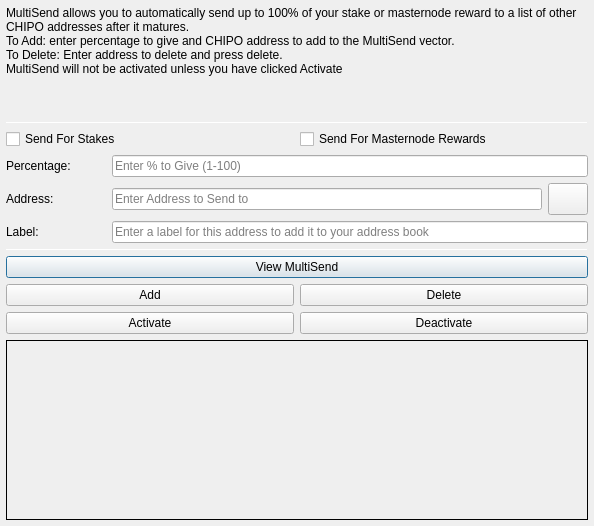
<?xml version="1.0" encoding="UTF-8"?>
<ui version="4.0">
 <class>MultiSendDialog</class>
 <widget class="QDialog" name="MultiSendDialog">
  <property name="windowModality">
   <enum>Qt::NonModal</enum>
  </property>
  <property name="geometry">
   <rect>
    <x>0</x>
    <y>0</y>
    <width>594</width>
    <height>526</height>
   </rect>
  </property>
  <property name="windowTitle">
   <string>MultiSend</string>
  </property>
  <layout class="QVBoxLayout" name="verticalLayout" stretch="0">
   <property name="leftMargin">
    <number>6</number>
   </property>
   <property name="topMargin">
    <number>6</number>
   </property>
   <property name="rightMargin">
    <number>6</number>
   </property>
   <property name="bottomMargin">
    <number>6</number>
   </property>
   <item>
    <layout class="QVBoxLayout" name="verticalLayout_Main" stretch="1,1,1,0,1,1,1">
     <item>
      <widget class="QLabel" name="label_2">
       <property name="lineWidth">
        <number>1</number>
       </property>
       <property name="text">
        <string>MultiSend allows you to automatically send up to 100% of your stake or masternode reward to a list of other CHIPO addresses after it matures.
To Add: enter percentage to give and CHIPO address to add to the MultiSend vector.
To Delete: Enter address to delete and press delete.
MultiSend will not be activated unless you have clicked Activate</string>
       </property>
       <property name="alignment">
        <set>Qt::AlignLeading|Qt::AlignLeft|Qt::AlignTop</set>
       </property>
       <property name="wordWrap">
        <bool>true</bool>
       </property>
      </widget>
     </item>
     <item>
      <widget class="Line" name="line">
       <property name="minimumSize">
        <size>
         <width>0</width>
         <height>1</height>
        </size>
       </property>
       <property name="maximumSize">
        <size>
         <width>16777215</width>
         <height>1</height>
        </size>
       </property>
       <property name="orientation">
        <enum>Qt::Horizontal</enum>
       </property>
      </widget>
     </item>
     <item>
      <layout class="QVBoxLayout" name="verticalLayout_Settings">
       <item>
        <layout class="QHBoxLayout" name="horizontalLayout">
         <item>
          <widget class="QCheckBox" name="multiSendStakeCheckBox">
           <property name="text">
            <string>Send For Stakes</string>
           </property>
          </widget>
         </item>
         <item>
          <widget class="QCheckBox" name="multiSendMasternodeCheckBox">
           <property name="text">
            <string>Send For Masternode Rewards</string>
           </property>
          </widget>
         </item>
        </layout>
       </item>
       <item>
        <layout class="QHBoxLayout" name="horizontalLayout_6">
         <item>
          <widget class="QLabel" name="label">
           <property name="minimumSize">
            <size>
             <width>100</width>
             <height>0</height>
            </size>
           </property>
           <property name="toolTip">
            <string>Percentage of stake to send</string>
           </property>
           <property name="text">
            <string>Percentage:</string>
           </property>
          </widget>
         </item>
         <item>
          <widget class="QLineEdit" name="multiSendPercentEdit">
           <property name="toolTip">
            <string>Enter whole numbers 1 - 100</string>
           </property>
           <property name="placeholderText">
            <string>Enter % to Give (1-100)</string>
           </property>
          </widget>
         </item>
        </layout>
       </item>
       <item>
        <layout class="QHBoxLayout" name="horizontalLayout_7">
         <item>
          <widget class="QLabel" name="label_5">
           <property name="minimumSize">
            <size>
             <width>100</width>
             <height>0</height>
            </size>
           </property>
           <property name="toolTip">
            <string>Address to send portion of stake to</string>
           </property>
           <property name="text">
            <string>Address:</string>
           </property>
          </widget>
         </item>
         <item>
          <widget class="QLineEdit" name="multiSendAddressEdit">
           <property name="toolTip">
            <string/>
           </property>
           <property name="placeholderText">
            <string>Enter Address to Send to</string>
           </property>
          </widget>
         </item>
         <item>
          <widget class="QPushButton" name="addressBookButton">
           <property name="maximumSize">
            <size>
             <width>16777215</width>
             <height>32</height>
            </size>
           </property>
           <property name="toolTip">
            <string>Choose an address from the address book</string>
           </property>
           <property name="text">
            <string/>
           </property>
           <property name="icon">
            <iconset resource="../wagerr.qrc">
             <normaloff>:/icons/address-book</normaloff>:/icons/address-book</iconset>
           </property>
           <property name="shortcut">
            <string>Alt+A</string>
           </property>
           <property name="autoDefault">
            <bool>false</bool>
           </property>
          </widget>
         </item>
        </layout>
       </item>
      </layout>
     </item>
     <item>
      <layout class="QHBoxLayout" name="horizontalLayout_3">
       <item>
        <widget class="QLabel" name="label_3">
         <property name="minimumSize">
          <size>
           <width>100</width>
           <height>0</height>
          </size>
         </property>
         <property name="text">
          <string>Label:</string>
         </property>
        </widget>
       </item>
       <item>
        <widget class="QLineEdit" name="labelAddressLabelEdit">
         <property name="placeholderText">
          <string>Enter a label for this address to add it to your address book</string>
         </property>
        </widget>
       </item>
      </layout>
     </item>
     <item>
      <widget class="Line" name="line_2">
       <property name="minimumSize">
        <size>
         <width>0</width>
         <height>1</height>
        </size>
       </property>
       <property name="maximumSize">
        <size>
         <width>16777215</width>
         <height>1</height>
        </size>
       </property>
       <property name="orientation">
        <enum>Qt::Horizontal</enum>
       </property>
      </widget>
     </item>
     <item>
      <layout class="QVBoxLayout" name="verticalLayout_Buttons">
       <item>
        <layout class="QHBoxLayout" name="horizontalLayout_4">
         <item>
          <widget class="QPushButton" name="viewButton">
           <property name="toolTip">
            <string/>
           </property>
           <property name="statusTip">
            <string>View MultiSend Vector</string>
           </property>
           <property name="text">
            <string>View MultiSend</string>
           </property>
          </widget>
         </item>
        </layout>
       </item>
       <item>
        <layout class="QHBoxLayout" name="horizontalLayout_2">
         <item>
          <widget class="QPushButton" name="addButton">
           <property name="toolTip">
            <string/>
           </property>
           <property name="statusTip">
            <string>Add to MultiSend Vector</string>
           </property>
           <property name="text">
            <string>Add</string>
           </property>
          </widget>
         </item>
         <item>
          <widget class="QPushButton" name="deleteButton">
           <property name="toolTip">
            <string/>
           </property>
           <property name="statusTip">
            <string>Delete Address From MultiSend Vector</string>
           </property>
           <property name="text">
            <string>Delete</string>
           </property>
          </widget>
         </item>
        </layout>
       </item>
       <item>
        <layout class="QHBoxLayout" name="horizontalLayout_5">
         <item>
          <widget class="QPushButton" name="activateButton">
           <property name="statusTip">
            <string>Activate MultiSend</string>
           </property>
           <property name="text">
            <string>Activate</string>
           </property>
          </widget>
         </item>
         <item>
          <widget class="QPushButton" name="disableButton">
           <property name="statusTip">
            <string>Deactivate MultiSend</string>
           </property>
           <property name="text">
            <string>Deactivate</string>
           </property>
          </widget>
         </item>
        </layout>
       </item>
      </layout>
     </item>
     <item>
      <widget class="QLabel" name="message">
       <property name="minimumSize">
        <size>
         <width>0</width>
         <height>180</height>
        </size>
       </property>
       <property name="frameShape">
        <enum>QFrame::Panel</enum>
       </property>
       <property name="frameShadow">
        <enum>QFrame::Plain</enum>
       </property>
       <property name="lineWidth">
        <number>1</number>
       </property>
       <property name="midLineWidth">
        <number>1</number>
       </property>
       <property name="text">
        <string/>
       </property>
       <property name="alignment">
        <set>Qt::AlignLeading|Qt::AlignLeft|Qt::AlignTop</set>
       </property>
       <property name="wordWrap">
        <bool>true</bool>
       </property>
      </widget>
     </item>
    </layout>
   </item>
  </layout>
 </widget>
 <resources>
  <include location="../chipo.qrc"/>
 </resources>
 <connections/>
</ui>
